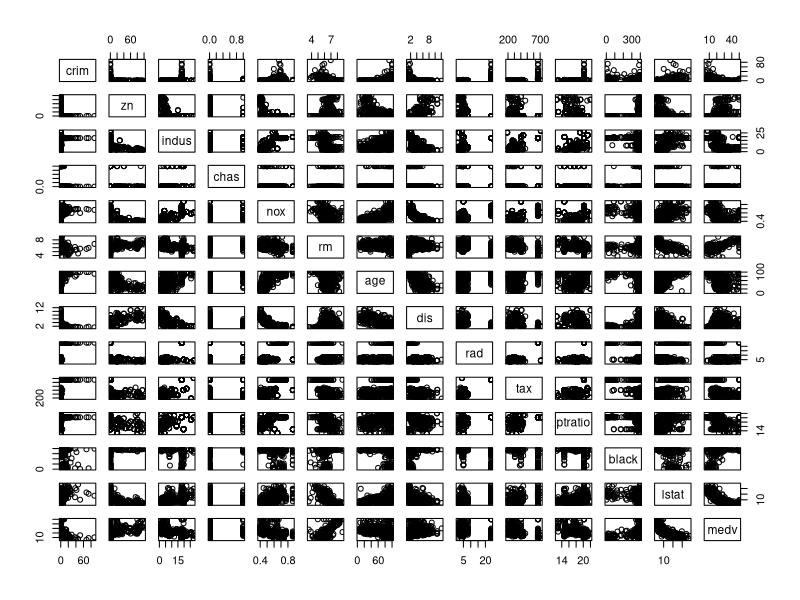
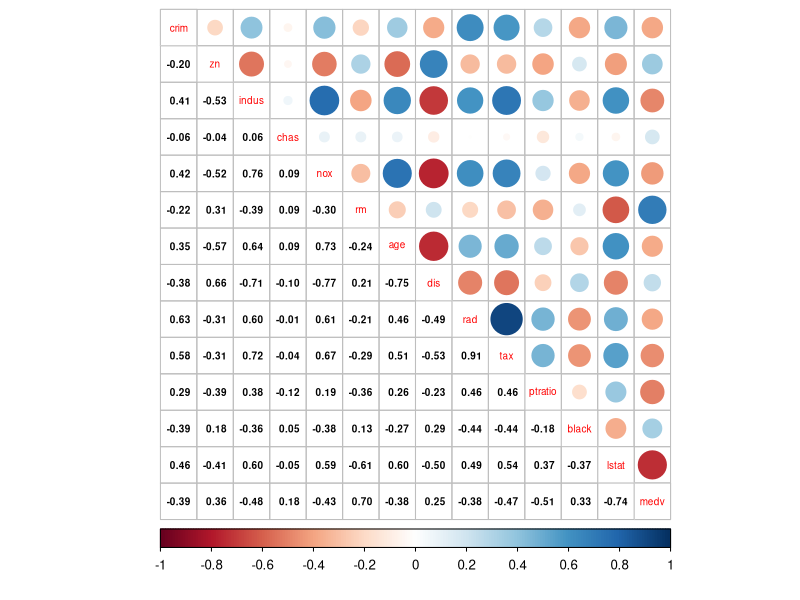

These figures' R source, in order:
## ---- chunk 1
# load in packages for future use, suppress output to keep course diary page tidy
library(MASS) # include MASS package for the Boston data set
library(tidyr)
library(corrplot)
## ---- chunk 2
# load the data
data("Boston")

# explore the dataset
str(Boston)
dim(Boston)
## ---- chunk 3
# variable summaries
summary(Boston)

# scatterplot matrix
pairs(Boston)

# calculate the correlation matrix
cor_matrix <- cor(Boston)

 # visualize the correlation matrix
corrplot(cor_matrix, method="circle", type = "upper", cl.pos = "b", tl.pos = "d", tl.cex = 0.6)
corrplot(cor_matrix, add = TRUE, type = 'lower', method = 'number', col = 'black', diag = FALSE, tl.pos = 'n', cl.pos = 'n', number.cex = 0.6)
## ---- chunk 4
# standardizing the data set and changing to data frame
boston_scaled <- as.data.frame(scale(Boston))

# summary of scaled data
summary(boston_scaled)

# create a categorical variable crime with crim quantiles as cut points
crime <- cut(boston_scaled$crim, breaks = quantile(boston_scaled$crim), include.lowest = TRUE, label = c("low", "med_low", "med_high", "high"))

# remove original crim from the dataset
boston_scaled <- dplyr::select(boston_scaled, -crim)

# add the new categorical value to scaled data
boston_scaled <- data.frame(boston_scaled, crime)

# number of rows in the Boston dataset 
n <- nrow(boston_scaled)

# choose randomly 80% of the rows
ind <- sample(n,  size = n * 0.8)

# create train set
train <- boston_scaled[ind,]

# create test set 
test <- boston_scaled[-ind,]
